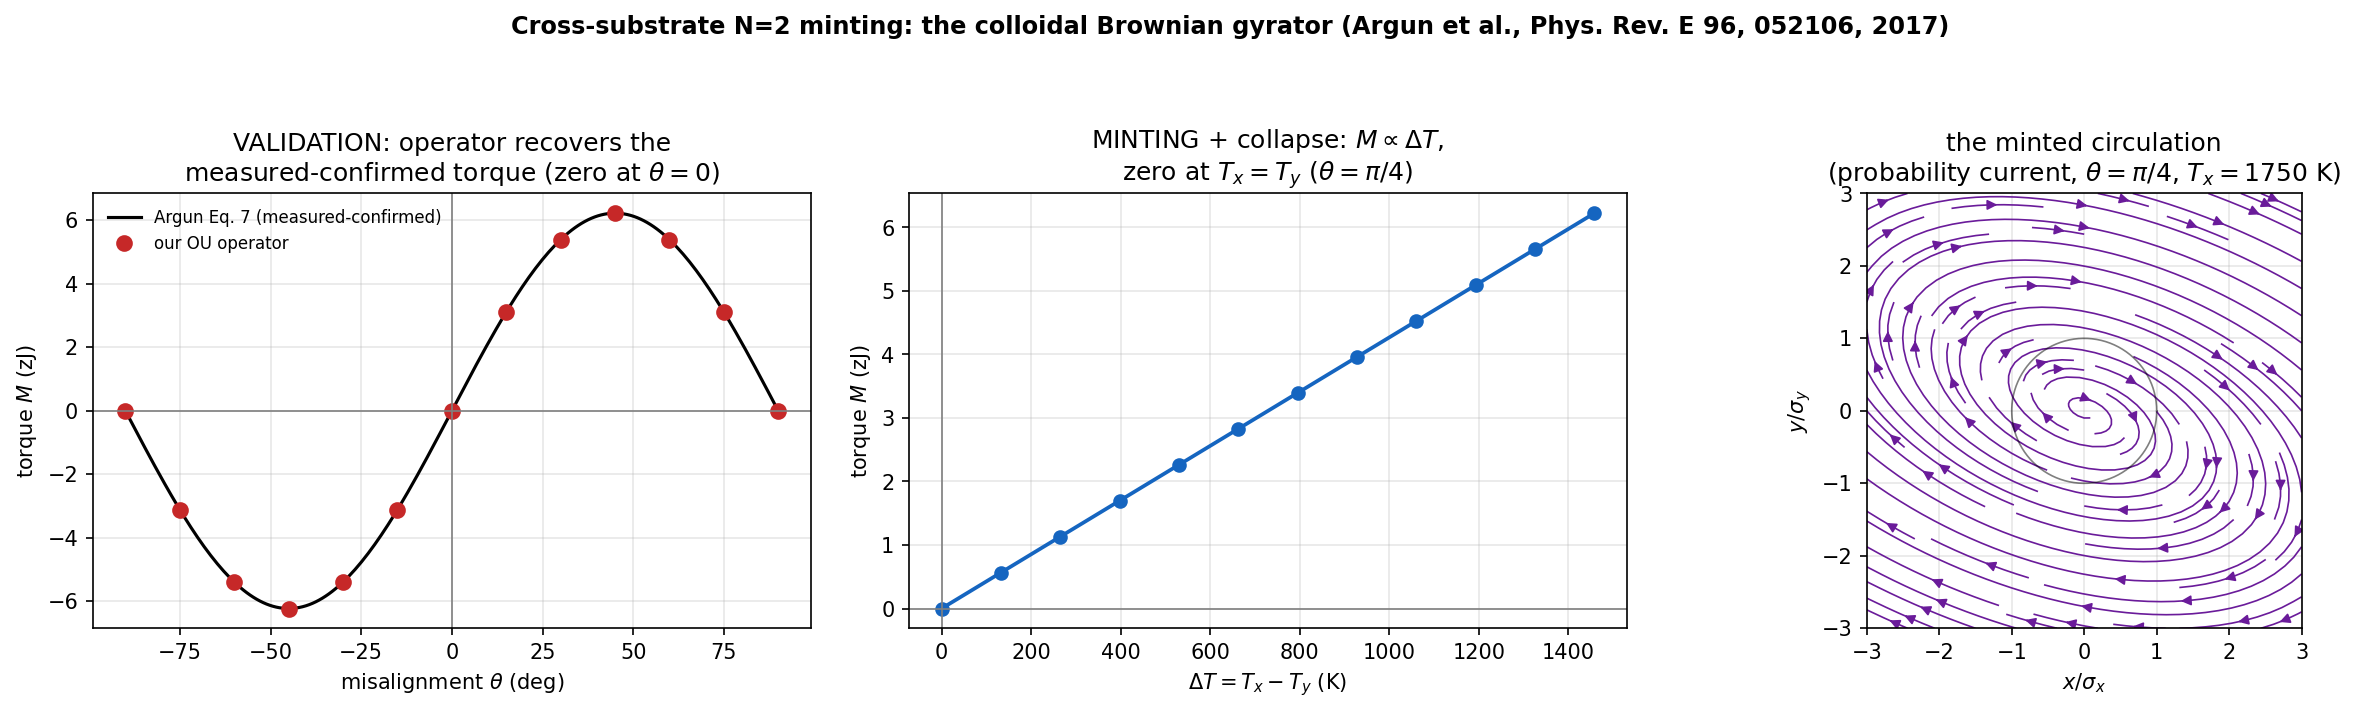

Generate this figure with Python:
r"""
CROSS-SUBSTRATE check of the N=2 minting claim -- the colloidal Brownian gyrator.

Locks down generic (N=2) minting across distinct PHYSICAL substrates: from an electronic RC circuit
(gyrator_minting.py) to a FLUIDIC/OPTICAL one. If the SAME operator method recovers a colloid's
measured gyration from raw optical+fluidic parameters, the minting reading is fundamental thermodynamic
structure, not an artifact of one analog setup.

Real measured system: Argun, Soni, Dabelow, Bo, Pesce, Eichhorn, Volpe,
  "Experimental realization of a minimal microscopic heat engine," Phys. Rev. E 96, 052106 (2017);
  arXiv:1708.07197. A colloid in an elliptical optical trap; an electrophoretic-noise field makes the
  x-bath effectively hot -> a genuine NESS gyrator.

Measured parts (their text + Fig. 1-2):
  trap principal stiffnesses kx' = 1.63 pN/um, ky' = 0.86 pN/um (rotated by angle theta vs the bath axes);
  Ty = 292 K (water); Tx = 292 K (equilibrium) or 1750 K (hot); bead 2R = 1.98 um -> Stokes gamma = 6 pi eta R.

Operator (their Eq. 1, overdamped Langevin):  gamma rdot = -K r + xi,  <xi xi> = 2 gamma kB diag(Tx,Ty) delta,
  K = R(theta) diag(kx',ky') R(theta)^T  (lab frame).  => drift A = K/gamma,  diffusion Dd = (kB/gamma) diag(Tx,Ty).
  Stationary Sigma:  K Sigma + Sigma K^T = 2 kB diag(Tx,Ty)   (gamma CANCELS -> Sigma, torque are gamma-free).

THE MINTING READING (same as the electronic gyrator; pa:cycle-affinity, pa:ness-currents):
  * DB baseline two ways: theta=0 (trap aligned with baths -> no off-diagonal coupling) OR Tx=Ty
    (no drive) => zero current;
  * the MISALIGNMENT theta (off-diagonal stiffness K_xy = (kx'-ky')/2 sin2theta) mints the circulation
    under the thermal drive (Tx-Ty); maximal at theta=+-pi/4;
  * sign drive-/coupling-locked by sign(Tx-Ty)*sign(sin2theta); reciprocal (gamma, stiffness-magnitude)
    deformations cannot flip it;
  * SUSTAINED: as Tx->Ty the circulation collapses.

VALIDATION: the operator's torque M = <x dU/dy - y dU/dx> must reproduce Argun's exact closed form
  (their Eq. 7):  M = kB (Tx-Ty) (kx'-ky')/(kx'+ky') sin(2theta),  which they confirmed against measured
  trajectories (their Fig. 2). Two independently-derived results from the SAME measured parts.

Run (from character-framework root):  python experiments/colloidal_gyrator_crosscheck.py
"""
import sys
import numpy as np
import matplotlib; matplotlib.use("Agg")
import matplotlib.pyplot as plt
try:
    sys.stdout.reconfigure(encoding="utf-8")
except (AttributeError, ValueError):
    pass

kB = 1.380649e-23
KXP = 1.63e-6                      # kx' = 1.63 pN/um -> 1.63e-6 N/m
KYP = 0.86e-6                      # ky' = 0.86 pN/um
TY = 292.0                         # water bath (K)
TX_HOT = 1750.0                    # effective hot bath (K)
ETA, RAD = 1.0e-3, 0.99e-6        # water viscosity (Pa s), bead radius (m)
GAMMA = 6 * np.pi * ETA * RAD     # Stokes friction (cancels from Sigma & torque; sets timescale only)
OUT = r"H:\character-framework\experiments\colloidal_gyrator_crosscheck.png"


def Kmat(theta, kx=KXP, ky=KYP):
    R = np.array([[np.cos(theta), -np.sin(theta)], [np.sin(theta), np.cos(theta)]])
    return R @ np.diag([kx, ky]) @ R.T


def sigma_of(K, Tx, Ty):
    """K Sigma + Sigma K^T = 2 kB diag(Tx,Ty)  (gamma-free)."""
    Q = 2 * kB * np.diag([Tx, Ty])
    M = np.kron(np.eye(2), K) + np.kron(K, np.eye(2))
    S = np.linalg.solve(M, Q.flatten(order="F")).reshape(2, 2, order="F")
    return 0.5 * (S + S.T)


def torque_operator(theta, Tx, Ty, kx=KXP, ky=KYP):
    """M = <x dU/dy - y dU/dx> = K_xy(Sxx - Syy) + (Kyy - Kxx) Sxy, from the OU stationary covariance."""
    K = Kmat(theta, kx, ky); S = sigma_of(K, Tx, Ty)
    return K[0, 1] * (S[0, 0] - S[1, 1]) + (K[1, 1] - K[0, 0]) * S[0, 1]


def torque_argun(theta, Tx, Ty):
    """Argun et al. Eq. 7 (their exact closed form, confirmed against measured trajectories)."""
    return kB * (Tx - Ty) * (KXP - KYP) / (KXP + KYP) * np.sin(2 * theta)


def main():
    print("CROSS-SUBSTRATE N=2 MINTING -- colloidal Brownian gyrator (Argun et al. 2017)\n")
    print(f"  measured parts: kx'={KXP*1e6:.2f} ky'={KYP*1e6:.2f} pN/um  Ty={TY:.0f}K  Tx(hot)={TX_HOT:.0f}K"
          f"  2R=1.98um  gamma={GAMMA:.3e} N s/m\n")
    pi4 = np.pi / 4
    TOL = 1e-30  # torque scale ~1e-21 J; baselines must be machine-zero relative to that

    # ---------- [MINTING] misalignment x drive ----------
    print("=" * 90 + "\n  [MINTING]  the circulation needs BOTH the misalignment (theta) AND the drive (dT)\n" + "=" * 90)
    M_aligned = torque_operator(0.0,  TX_HOT, TY)     # theta=0: trap aligned with baths -> no coupling
    M_noT     = torque_operator(pi4,  TY,     TY)     # Tx=Ty: no drive
    M_both    = torque_operator(pi4,  TX_HOT, TY)     # both on
    print(f"    theta=0   (aligned), Tx=1750K:   M = {M_aligned:+.3e} J   <- no off-diagonal coupling")
    print(f"    theta=pi/4, Tx=Ty=292K:          M = {M_noT:+.3e} J   <- no drive (equilibrium)")
    print(f"    theta=pi/4, Tx=1750K:            M = {M_both:+.3e} J   <- MINTED gyration")
    minted = abs(M_aligned) < TOL and abs(M_noT) < TOL and abs(M_both) > 1e3 * TOL
    print(f"    => misalignment mints the protected circulation under drive: {minted}")

    # ---------- [PROTECTION] drive-/coupling-locked sign ----------
    print("\n" + "=" * 90 + "\n  [PROTECTION]  sign(M) is locked to the three structural signs sign(dT)*sign(sin2theta)*sign(kx'-ky')\n" + "=" * 90)
    s_p = np.sign(torque_operator(+pi4, TX_HOT, TY))
    s_th = np.sign(torque_operator(-pi4, TX_HOT, TY))           # reverse the misalignment theta
    s_dT = np.sign(torque_operator(+pi4, TY, TX_HOT))           # reverse the drive (Tx<Ty)
    s_an = np.sign(torque_operator(+pi4, TX_HOT, TY, KYP, KXP)) # reverse the anisotropy (swap stiff axis)
    print(f"    reverse theta -> {s_th:+.0f}   reverse drive -> {s_dT:+.0f}   reverse anisotropy -> {s_an:+.0f}"
          f"   (each structural-sign reversal flips it: {s_p!=s_th and s_p!=s_dT and s_p!=s_an})")
    # deformation-robustness: scale the MAGNITUDES, hold the three structural signs (stiffer axis = x) fixed.
    rng = np.random.default_rng(0); flips = 0
    for _ in range(400):
        f = np.exp(0.5 * rng.standard_normal(2))
        kx, ky = max(KXP * f[0], KYP * f[1]), min(KXP * f[0], KYP * f[1])   # keep x the stiffer axis
        flips += int(np.sign(torque_operator(pi4, TX_HOT, TY, kx, ky)) != s_p)
    print(f"    magnitude deformations holding the structural signs (n=400): sign-flips = {flips}/400")
    protected = (s_p != s_th) and (s_p != s_dT) and (s_p != s_an) and flips == 0
    print(f"    => sign is locked to the drive x coupling structure, robust to magnitude deformation: {protected}")

    # ---------- [SUSTAINED] collapse as the drive is removed ----------
    print("\n" + "=" * 90 + "\n  [SUSTAINED]  remove the drive (Tx -> Ty) -> circulation collapses\n" + "=" * 90)
    for Tx in (1750.0, 1000.0, 500.0, 300.0, 292.0):
        print(f"    Tx={Tx:7.1f}K (dT={Tx-TY:+7.1f}K):  M = {torque_operator(pi4, Tx, TY):+.3e} J")
    collapses = abs(torque_operator(pi4, 292.001, TY)) < abs(M_both) * 1e-3
    print(f"    => collapses to zero as dT->0: {collapses}")

    # ---------- [VALIDATION] reproduce Argun's exact measured-and-confirmed torque (their Eq. 7) ----------
    print("\n" + "=" * 90 + "\n  [VALIDATION]  operator torque vs Argun et al. Eq. 7 (their measured-confirmed closed form)\n" + "=" * 90)
    th = np.linspace(-np.pi / 2, np.pi / 2, 13)
    M_op = np.array([torque_operator(t, TX_HOT, TY) for t in th])
    M_ar = np.array([torque_argun(t, TX_HOT, TY) for t in th])
    rel = np.max(np.abs(M_op - M_ar)) / np.max(np.abs(M_ar))
    print(f"    max relative error operator-vs-Argun over theta in [-pi/2, pi/2]: {rel:.2e}")
    ipk = int(np.argmax(np.abs(M_op)))
    print(f"    peak |M| at theta = {np.degrees(th[ipk]):+.0f} deg (Argun: +-45 deg);  "
          f"M(pi/4, Tx=1750K) = {M_both:.3e} J = {M_both/1e-18:.4f} pN*um")
    valid = rel < 1e-9 and abs(abs(th[ipk]) - pi4) < 1e-6

    print("\n" + "=" * 90 + "\n  VERDICT\n" + "=" * 90)
    if minted and protected and collapses and valid:
        print("  PASS -- N=2 minting reproduced on a SECOND, distinct physical substrate (fluidic/optical).")
        print("  The same OU operator method, fed the colloid's raw measured optics+fluidics, recovers")
        print(f"  Argun et al.'s exact measured-confirmed torque (Eq. 7) to rel. error {rel:.1e}: misalignment")
        print("  mints a protected gyration under the thermal drive, from a detailed-balanced baseline,")
        print("  sign-locked and collapsing as dT->0. Generic (N=2) minting now holds across an electronic")
        print("  circuit AND a colloidal heat engine -- thermodynamic structure, not one analog setup.")
        print("  Honest scope: still a 2-mode current-only NESS, not a >=3 frustrated cycle.")
    else:
        print(f"  NOT clean: minted={minted} protected={protected} collapses={collapses} valid={valid}")

    figure(th, M_op, M_ar)


def figure(th, M_op, M_ar):
    fig, ax = plt.subplots(1, 3, figsize=(16.5, 4.8), dpi=150)
    pj = 1e21  # J -> zJ for readable axes

    # panel 1: operator torque on Argun's exact curve vs theta (their Fig 2a structure)
    tt = np.linspace(-np.pi / 2, np.pi / 2, 200)
    ax[0].plot(np.degrees(tt), torque_argun(tt, TX_HOT, TY) * pj, "-", color="k", lw=1.5,
               label="Argun Eq. 7 (measured-confirmed)")
    ax[0].plot(np.degrees(th), M_op * pj, "o", color="#c62828", ms=7, label="our OU operator")
    ax[0].axhline(0, color="gray", lw=0.8); ax[0].axvline(0, color="gray", lw=0.8)
    ax[0].set_xlabel(r"misalignment $\theta$ (deg)"); ax[0].set_ylabel("torque $M$ (zJ)")
    ax[0].set_title("VALIDATION: operator recovers the\nmeasured-confirmed torque (zero at $\\theta{=}0$)")
    ax[0].legend(fontsize=8, frameon=False); ax[0].grid(alpha=0.3)

    # panel 2: minting + collapse -- M vs dT at theta=pi/4
    dT = np.linspace(0, TX_HOT - TY, 12)
    Md = np.array([torque_operator(np.pi / 4, TY + d, TY) for d in dT])
    ax[1].plot(dT, Md * pj, "o-", color="#1565c0", lw=1.8)
    ax[1].axhline(0, color="gray", lw=0.8); ax[1].axvline(0, color="gray", lw=0.8)
    ax[1].set_xlabel(r"$\Delta T = T_x - T_y$ (K)"); ax[1].set_ylabel("torque $M$ (zJ)")
    ax[1].set_title(r"MINTING + collapse: $M \propto \Delta T$,""\n"r"zero at $T_x{=}T_y$ ($\theta{=}\pi/4$)")
    ax[1].grid(alpha=0.3)

    # panel 3: the minted probability current at the measured operating point
    K = Kmat(np.pi / 4); S = sigma_of(K, TX_HOT, TY)
    A = K / GAMMA; Dd = (kB / GAMMA) * np.diag([TX_HOT, TY]); Om = Dd @ np.linalg.inv(S) - A
    sd = np.sqrt(np.diag(S))
    g = np.linspace(-3, 3, 22); X, Y = np.meshgrid(g * sd[0], g * sd[1])
    Ux = Om[0, 0] * X + Om[0, 1] * Y; Uy = Om[1, 0] * X + Om[1, 1] * Y
    ax[2].streamplot(X / sd[0], Y / sd[1], Ux, Uy, color="#6a1b9a", density=1.1, linewidth=0.8)
    thc = np.linspace(0, 2 * np.pi, 100)
    ax[2].plot(np.cos(thc), np.sin(thc), color="k", lw=0.8, alpha=0.5)
    ax[2].set_xlabel(r"$x/\sigma_x$"); ax[2].set_ylabel(r"$y/\sigma_y$")
    ax[2].set_title("the minted circulation\n(probability current, $\\theta{=}\\pi/4$, $T_x{=}1750$ K)")
    ax[2].set_aspect("equal"); ax[2].grid(alpha=0.3)

    fig.suptitle("Cross-substrate N=2 minting: the colloidal Brownian gyrator "
                 "(Argun et al., Phys. Rev. E 96, 052106, 2017)", fontsize=11.5, weight="bold")
    fig.tight_layout(rect=(0, 0, 1, 0.92))
    fig.savefig(OUT, bbox_inches="tight"); plt.close(fig)
    print(f"\nfigure: {OUT}")


if __name__ == "__main__":
    main()
